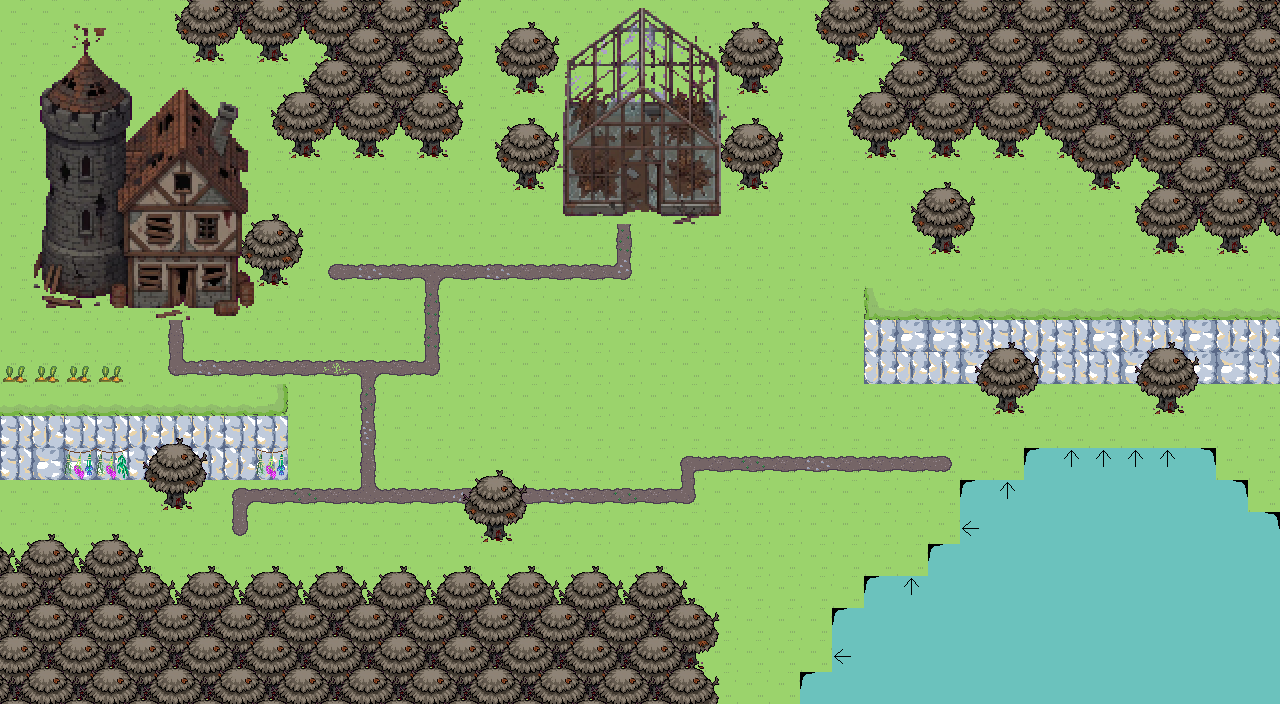

The image is a tile-based game level rendered from a .tmx file. Its description and source (layers, tilesets, objects; grid data summarised) follow:
An orthogonal 40x22 tile map with 32x32 px tiles, 6 tile layers (background, ground, decor_below, walls, ...), 2 tilesets and 51 objects (48x crate, spawn, mirror, star).

<map version="1.10" tiledversion="1.12.0" orientation="orthogonal" renderorder="right-down" width="40" height="22" tilewidth="32" tileheight="32" infinite="0" nextlayerid="8" nextobjectid="105">
 <editorsettings>
  <export target="monde_4.json" format="json" />
 </editorsettings>
 <tileset firstgid="1" name="tileset_garden" tilewidth="32" tileheight="32" tilecount="32" columns="8">
  <image source="../images/tilesets/tileset_garden.png" width="256" height="128" />
 </tileset>
 <tileset firstgid="33" name="tileset_deco" tilewidth="32" tileheight="32" tilecount="3780" columns="60">
  <image source="../images/tilesets/tileset_deco.png" width="1920" height="2016" />
 </tileset>
 <layer id="1" name="background" width="40" height="22">
  <data>[880 cells, 880 non-empty, 1 distinct tile ids]</data>
 </layer>
 <layer id="2" name="ground" width="40" height="22">
  <data>[880 cells, 22 non-empty, 3 distinct tile ids]</data>
 </layer>
 <objectgroup id="6" name="objects">
  <object id="1" name="spawn" type="spawn" x="621.685" y="374.19">
   <point />
  </object>
  <object id="2" name="hub" type="mirror" x="640.485" y="255.649" width="32" height="64">
   <properties>
    <property name="type" value="" />
   </properties>
  </object>
  <object id="6" name="star" type="star" x="578.702" y="134.012">
   <point />
  </object>
  <object id="57" name="caisse" type="crate" x="336" y="208">
   <properties>
    <property name="hasBomb" type="bool" value="true" />
   </properties>
   <point />
  </object>
  <object id="58" name="caisse" type="crate" x="368" y="208">
   <point />
  </object>
  <object id="59" name="caisse" type="crate" x="368" y="176">
   <properties>
    <property name="hasBomb" type="bool" value="true" />
   </properties>
   <point />
  </object>
  <object id="60" name="caisse" type="crate" x="336" y="176">
   <properties>
    <property name="hasBomb" type="bool" value="true" />
   </properties>
   <point />
  </object>
  <object id="61" name="caisse" type="crate" x="400" y="208">
   <point />
  </object>
  <object id="62" name="caisse" type="crate" x="400" y="176">
   <point />
  </object>
  <object id="63" name="caisse" type="crate" x="336" y="240">
   <point />
  </object>
  <object id="64" name="caisse" type="crate" x="528" y="240">
   <point />
  </object>
  <object id="65" name="caisse" type="crate" x="560" y="240">
   <point />
  </object>
  <object id="66" name="caisse" type="crate" x="496" y="240">
   <point />
  </object>
  <object id="67" name="caisse" type="crate" x="496" y="208">
   <point />
  </object>
  <object id="68" name="caisse" type="crate" x="464" y="208">
   <point />
  </object>
  <object id="69" name="caisse" type="crate" x="464" y="240">
   <point />
  </object>
  <object id="70" name="caisse" type="crate" x="464" y="176">
   <properties>
    <property name="hasBomb" type="bool" value="true" />
   </properties>
   <point />
  </object>
  <object id="71" name="caisse" type="crate" x="784" y="304">
   <point />
  </object>
  <object id="72" name="caisse" type="crate" x="784" y="272">
   <point />
  </object>
  <object id="73" name="caisse" type="crate" x="816" y="304">
   <properties>
    <property name="hasStar" type="bool" value="true" />
   </properties>
   <point />
  </object>
  <object id="74" name="caisse" type="crate" x="816" y="272">
   <properties>
    <property name="hasBomb" type="bool" value="true" />
   </properties>
   <point />
  </object>
  <object id="75" name="caisse" type="crate" x="848" y="272">
   <point />
  </object>
  <object id="76" name="caisse" type="crate" x="848" y="304">
   <properties>
    <property name="hasBomb" type="bool" value="true" />
   </properties>
   <point />
  </object>
  <object id="77" name="caisse" type="crate" x="848" y="336">
   <properties>
    <property name="hasBomb" type="bool" value="true" />
   </properties>
   <point />
  </object>
  <object id="78" name="caisse" type="crate" x="784" y="432">
   <point />
  </object>
  <object id="79" name="caisse" type="crate" x="816" y="432">
   <point />
  </object>
  <object id="80" name="caisse" type="crate" x="848" y="432">
   <point />
  </object>
  <object id="81" name="caisse" type="crate" x="880" y="432">
   <point />
  </object>
  <object id="82" name="caisse" type="crate" x="816" y="400">
   <properties>
    <property name="hasBomb" type="bool" value="true" />
   </properties>
   <point />
  </object>
  <object id="83" name="caisse" type="crate" x="784" y="400">
   <point />
  </object>
  <object id="84" name="caisse" type="crate" x="848" y="400">
   <point />
  </object>
  <object id="85" name="caisse" type="crate" x="880" y="528">
   <properties>
    <property name="hasBomb" type="bool" value="true" />
   </properties>
   <point />
  </object>
  <object id="86" name="caisse" type="crate" x="880" y="496">
   <point />
  </object>
  <object id="87" name="caisse" type="crate" x="912" y="528">
   <point />
  </object>
  <object id="88" name="caisse" type="crate" x="912" y="496">
   <properties>
    <property name="hasBomb" type="bool" value="true" />
   </properties>
   <point />
  </object>
  <object id="89" name="caisse" type="crate" x="944" y="496">
   <point />
  </object>
  <object id="90" name="caisse" type="crate" x="944" y="528">
   <point />
  </object>
  <object id="91" name="caisse" type="crate" x="848" y="496">
   <point />
  </object>
  <object id="92" name="caisse" type="crate" x="688" y="528">
   <point />
  </object>
  <object id="93" name="caisse" type="crate" x="720" y="528">
   <properties>
    <property name="hasBomb" type="bool" value="true" />
   </properties>
   <point />
  </object>
  <object id="94" name="caisse" type="crate" x="752" y="528">
   <point />
  </object>
  <object id="95" name="caisse" type="crate" x="720" y="496">
   <properties>
    <property name="hasBomb" type="bool" value="true" />
   </properties>
   <point />
  </object>
  <object id="96" name="caisse" type="crate" x="752" y="496">
   <point />
  </object>
  <object id="97" name="caisse" type="crate" x="784" y="528">
   <point />
  </object>
  <object id="98" name="caisse" type="crate" x="784" y="496">
   <point />
  </object>
  <object id="99" name="caisse" type="crate" x="336" y="464">
   <point />
  </object>
  <object id="100" name="caisse" type="crate" x="400" y="336">
   <point />
  </object>
  <object id="101" name="caisse" type="crate" x="208" y="336">
   <point />
  </object>
  <object id="102" name="caisse" type="crate" x="176" y="528">
   <point />
  </object>
  <object id="103" name="caisse" type="crate" x="80" y="336">
   <point />
  </object>
  <object id="104" name="caisse" type="crate" x="240" y="80">
   <point />
  </object>
 </objectgroup>
 <layer id="3" name="decor_below" width="40" height="22">
  <data>[880 cells, 100 non-empty, 32 distinct tile ids]</data>
 </layer>
 <layer id="4" name="walls" width="40" height="22">
  <data>[880 cells, 325 non-empty, 54 distinct tile ids]</data>
 </layer>
 <layer id="7" name="animated_tiles" width="40" height="22">
  <data>[880 cells, 92 non-empty, 3 distinct tile ids]</data>
 </layer>
 <layer id="5" name="decor_above" width="40" height="22">
  <data>[880 cells, 122 non-empty, 83 distinct tile ids]</data>
 </layer>
</map>
